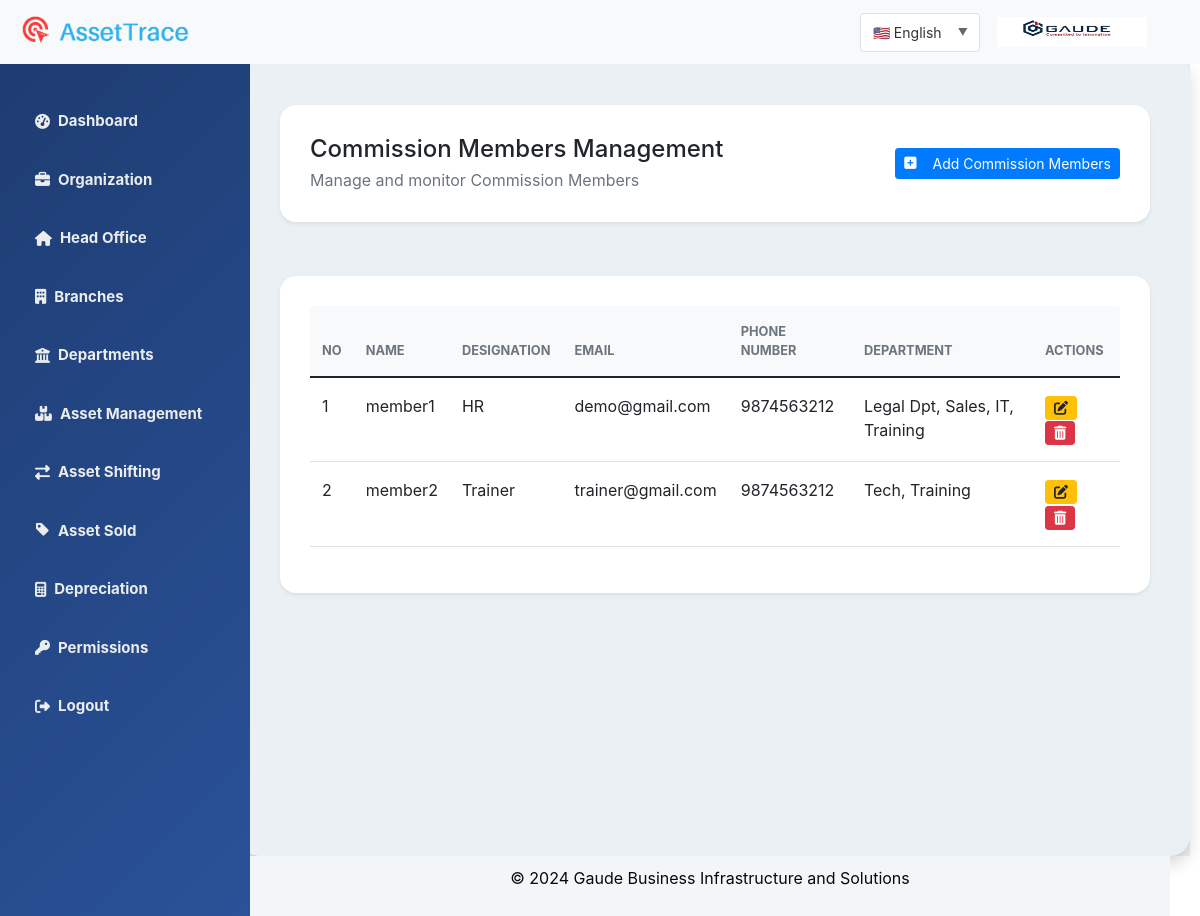
Screenshot of /members/ (signed in) with the database file from the repository.
### authentication/models.py (models this page shows, shortened)
class CommissionMembers(models.Model):
    name = models.CharField(max_length=255)
    designation = models.CharField(max_length=200)  # Fixed typo here
    email = models.EmailField()
    phone_number = models.CharField(max_length=15, validators=[validate_phone_number])  # Correctly referenced validator
    departments = models.ManyToManyField(Departments)

class Departments(models.Model):
    dpt_name=models.CharField(max_length=255,unique=True)
    branch=models.ForeignKey(Branches,on_delete=models.CASCADE)
    qr_code = models.ImageField(upload_to='department_qr_codes/', blank=True, null=True)

### authentication/views.py (the view)
# urls.py: path('members/', views.commission_members_list, name='commission_members_list'),
def commission_members_list(request):
    members = CommissionMembers.objects.all()
    return render(request, 'authentication/commission_members_list.html', {'members': members})

### authentication/context_processors.py (called while the page is built)
def user_role(request):
    if request.user.is_authenticated:
        user = request.user
        if user.is_superuser:
            role = 'master'
        elif user.is_superadmin:
            role = 'super_admin'
        elif user.is_admin:
            role = 'admin'
        else:
            role = 'unknown'
    else:
        role = 'guest'
    return {'user_role': role}

def logo_context(request):
    if not request.user.is_authenticated:
        return {}
    user = request.user
    if user.head_office and user.head_office.logo_image:
        logo_url = user.head_office.logo_image.url
    elif user.branch and user.branch.logo_image:
        logo_url = user.branch.logo_image.url
    else:
        logo_url = None
    return {
        'logo_url': logo_url,
    }

### templates/authentication/commission_members_list.html (shortened to what this page needs)
{% extends 'authentication/dashboard.html' %}
{% load i18n %}
{% block body %}
<div class="container-fluid py-4">
    <div class="row mb-4">
        <div class="col-12">
            <div class="card border-0 shadow-sm">
                <div class="card-body d-flex justify-content-between align-items-center">
                    <div>
                        <h4 class="mb-1">{% trans "Commission Members Management" %}</h4>
                        <p class="text-muted mb-0">{% trans "Manage and monitor Commission Members" %}</p>
                    </div>
                    <div>
                        <a href="{% url 'commission_member_create' %}" class="btn btn-primary btn-sm d-flex align-items-center">
                            <i class="fa-solid fa-square-plus me-2"></i>
                            {% trans "Add Commission Members" %}
                        </a>
                    </div>
                </div>
            </div>
        </div>
    </div>
    <div class="row">
        <div class="col-12">
            <div class="card border-0 shadow-sm">
                <div class="card-body">
                    <div class="table-responsive">
                        <table class="table table-hover align-middle">
                            <thead class="bg-light">
                                <tr>
                                    <th class="border-0 rounded-start">
                                        <div class="text-muted text-uppercase small fw-bold">{% trans "No" %}</div>
                                    </th>
                                    <th class="border-0">
                                        <div class="text-muted text-uppercase small fw-bold">{% trans "Name" %}</div>
                                    </th>
                                    <th class="border-0">
                                        <div class="text-muted text-uppercase small fw-bold">{% trans "Designation" %}</div>
                                    </th>
                                    <th class="border-0">
                                        <div class="text-muted text-uppercase small fw-bold">{% trans "Email" %}</div>
                                    </th>
                                    <th class="border-0">
                                        <div class="text-muted text-uppercase small fw-bold">{% trans "Phone Number" %}</div>
                                    </th>
                                    <th class="border-0">
                                        <div class="text-muted text-uppercase small fw-bold">{% trans "Department" %}</div>
                                    </th>
                                    <th class="border-0 rounded-end">
                                        <div class="text-muted text-uppercase small fw-bold">{% trans "Actions" %}</div>
                                    </th>
                                </tr>
                            </thead>
                            <tbody>
                                {% for member in members %}
                                <tr class="align-middle">
                                    <td>{{ forloop.counter }}</td>
                                    <td>{{ member.name }}</td>
                                    <td>{{ member.designation }}</td>
                                    <td>{{ member.email }}</td>
                                    <td>{{ member.phone_number }}</td>
                                    <td>
                                        {% for department in member.departments.all %}
                                            {{ department.dpt_name }}{% if not forloop.last %}, {% endif %}
                                        {% endfor %}
                                    </td>
                                    <td>
                                        <a href="{% url 'commission_member_edit' member.id %}" class="btn btn-warning btn-sm" data-bs-toggle="tooltip" title="{% trans 'Edit Asset' %}">
                                            <i class="fas fa-edit"></i>
                                        </a>
                                        <button class="btn btn-danger btn-sm" onclick="confirmDelete({{ member.id }})" data-bs-toggle="tooltip" title="{% trans 'Delete Asset' %}">
                                            <i class="fas fa-trash-alt"></i>
                                        </button>
                                    </td>
                                </tr>
                                {% endfor %}
                            </tbody>
                        </table>
                    </div>
                </div>
            </div>
        </div>
    </div>
</div>
<link rel="stylesheet" href="https://cdn.jsdelivr.net/npm/sweetalert2@11/dist/sweetalert2.min.css">
{% endblock %}

### static/css/style.css (style rules this page uses)
body { font-family: 'Wittgenstein', sans-serif; background-color: #babcbd; padding-top: 56px; }
.card { padding: 10px; margin: 15px; border-radius: 10px; }
.card a { text-decoration: none; }

### templates/authentication/commission_members_list.html (style rules this page uses)
.btn { display: inline-flex; align-items: center; justify-content: center; gap: 0.5rem; padding: 0.5rem 1rem; transition: all 0.2s ease; }
.btn-sm { padding: 0.25rem 0.5rem; }
.table th { font-weight: 600; padding-top: 1rem; padding-bottom: 1rem; }
.table td { padding-top: 1rem; padding-bottom: 1rem; }
.card { animation: fadeIn 0.6s ease-out forwards; border-radius: 1rem; }

### rows the page displays
CommissionMembers: name "member1", designation "HR", email "demo@gmail.com", phone_number "9874563212"
Departments: dpt_name "Legal Dpt"
Departments: dpt_name "Sales"
Departments: dpt_name "IT"
Departments: dpt_name "Training"
CommissionMembers: name "member2", designation "Trainer", email "trainer@gmail.com", phone_number "9874563212"
Departments: dpt_name "Tech"
